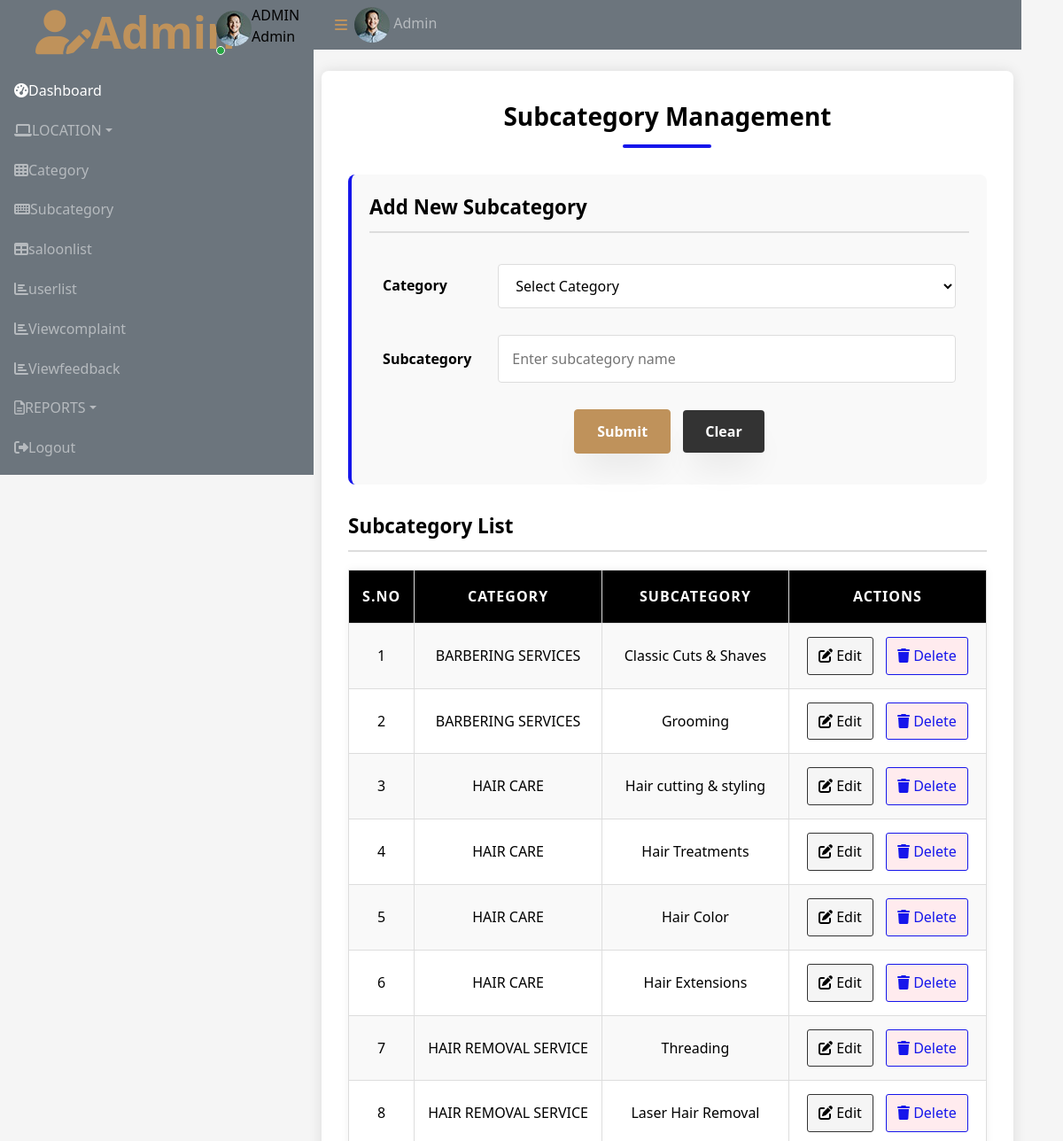
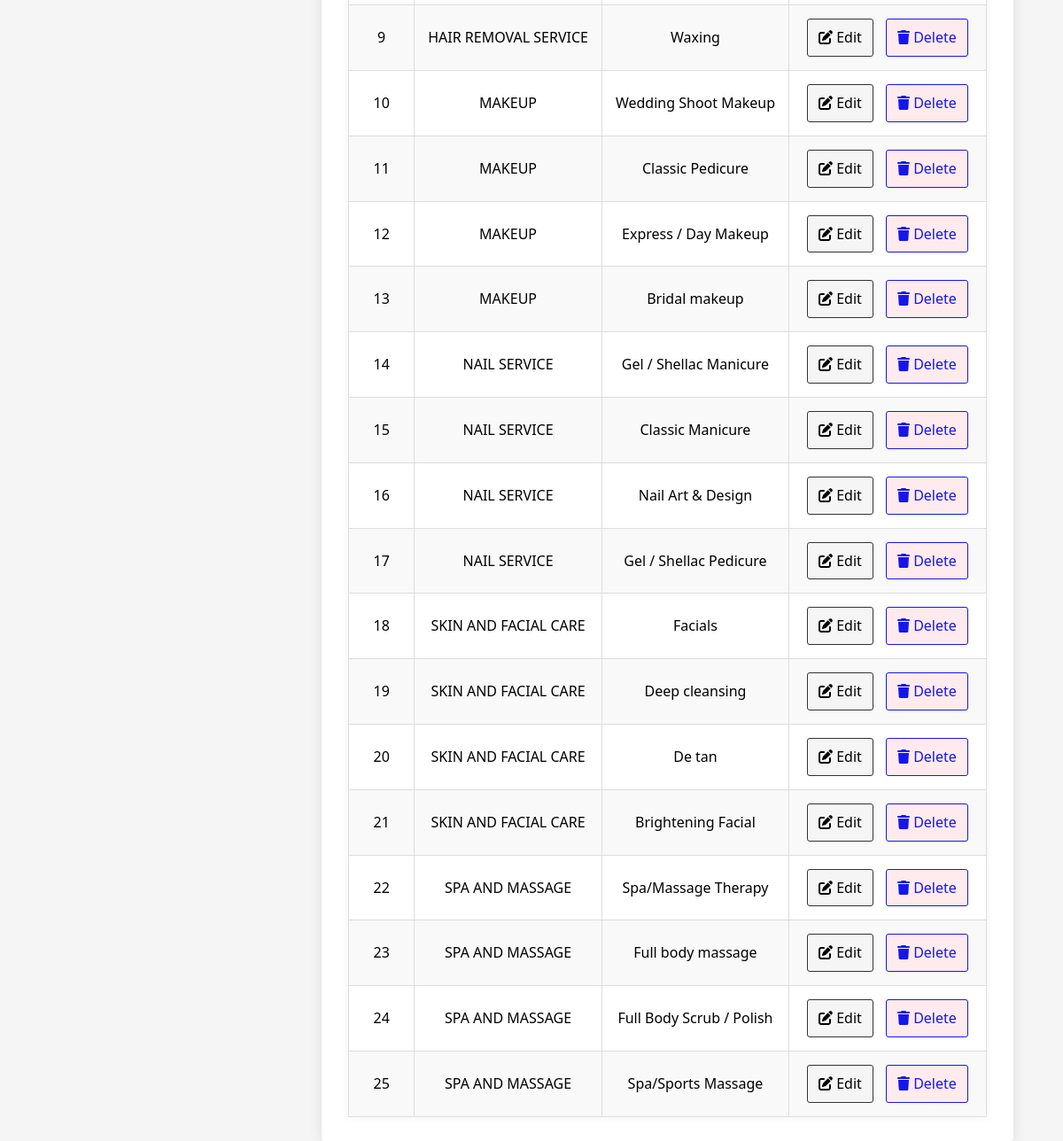
The app's page /Admin/Subcategory.php (signed in) with its own data (2 pictures, top to bottom).
### tables this page shows
CREATE TABLE `tbl_subcategory` (
  `subcat_id` int(11) NOT NULL,
  `subcat_name` varchar(40) NOT NULL,
  `category_id` int(11) NOT NULL,
  `subcategory_status` int(11) NOT NULL DEFAULT 1
);

CREATE TABLE `tbl_category` (
  `category_id` int(11) NOT NULL,
  `category_name` varchar(40) NOT NULL,
  `category_status` int(11) NOT NULL DEFAULT 1
);

### Admin/Subcategory.php (the view, shortened to what this page needs)
<?php
include("../Assets/Connection/Connection.php");
include('Header.php');
$subcatid="";
$subcatname="";
		?>
<!DOCTYPE html PUBLIC "-//W3C//DTD XHTML 1.0 Transitional//EN" "http://www.w3.org/TR/xhtml1/DTD/xhtml1-transitional.dtd">
<html xmlns="http://www.w3.org/1999/xhtml">
<head>
<link rel="stylesheet" href="https://cdnjs.cloudflare.com/ajax/libs/font-awesome/6.4.0/css/all.min.css">
</head>
<body>
<div class="container">
    <h1 class="page-title">Subcategory Management</h1>
    <div class="form-container">
        <h2 class="form-title"><?php echo $subcatid ? 'Edit Subcategory' : 'Add New Subcategory'; ?></h2>
        <form id="form1" name="form1" method="post" action="">
            <table class="form-table">
                <tr>
                    <td width="120" class="form-label">Category</td>
                    <td>
                        <select name="sel_cat" id="sel_cat" required="required">
                            <option value="">Select Category</option>
                        </select>
                    </td>
                </tr>
                <tr>
                    <td class="form-label">Subcategory</td>
                    <td>
                        <input type="text" name="txt_sub" maxlength="25" id="txt_sub" value="<?php echo $subcatname?>" required placeholder="Enter subcategory name" title="Name Allows Only Alphabets,Spaces and First Letter Must Be Capital Letter" pattern="^[A-Z]+[a-zA-Z &/]*$"/>
                    </td>
                </tr>
                <tr>
                    <td colspan="2" class="center-buttons">
                        <input type="submit" name="btn_submit" id="btn_submit" value="<?php echo $subcatid ? 'Update' : 'Submit'; ?>" class="btn btn-primary" />
                        <input type="reset" name="btn_clear" id="btn_clear" value="Clear" class="btn btn-secondary" />
                    </td>
                </tr>
            </table>
        </form>
    </div>
    <div class="data-container">
        <h2 class="data-title">Subcategory List</h2>
        <table class="data-table">
            <tr>
                <th width="50">S.No</th>
                <th>Category</th>
                <th>Subcategory</th>
                <th width="150">Actions</th>
            </tr>
            <?php
            $i = 0;
            $sel="select * from tbl_subcategory d INNER JOIN tbl_category s on d.category_id = s.category_id where subcategory_status=1 ORDER BY category_name ASC";
            $row = $con->query($sel);
            if($row && $row->num_rows > 0) {
                while($data = $row->fetch_assoc())
                {
                    $i++;
            ?>
            <tr>
                <td><?php echo $i; ?></td>
                <td><?php echo $data["category_name"];?></td>
                <td><?php echo $data["subcat_name"];?></td>
                <td class="action-cell">
                    <a href="Subcategory.php?edid=<?php echo $data['subcat_id']?>" class="action-link action-edit">
                        <i class="fas fa-edit"></i> Edit
                    </a>
                    <a href="Subcategory.php?delid=<?php echo $data['subcat_id'] ?>" class="action-link action-delete" onclick="return confirm('Are you sure you want to delete this subcategory?')">
                        <i class="fas fa-trash"></i> Delete
                    </a>
                </td>
            </tr>
            <?php
                }
            } else {
            ?>
            <tr>
                <td colspan="4" class="no-data">No subcategories found. Add your first subcategory above.</td>
            </tr>
            <?php } ?>
        </table>
    </div>
</div>
</body>
</html>
<?php
include('Footer.php');
?>

### Admin/Header.php (shortened to what this page needs)
<?php
include("../Assets/Connection/Connection.php");
$select="select * from tbl_admin where admin_id='".$_SESSION['aid']."'";
$res=$con->query($select);
$data=$res->fetch_assoc();
?>
 <!DOCTYPE html>
<html lang="en">
<head>
    <link href="https://cdnjs.cloudflare.com/ajax/libs/font-awesome/5.10.0/css/all.min.css" rel="stylesheet">
    <link href="https://cdn.jsdelivr.net/npm/bootstrap-icons@1.4.1/font/bootstrap-icons.css" rel="stylesheet">
    <link href="../Assets/Templates/Admin/lib/owlcarousel/assets/owl.carousel.min.css" rel="stylesheet">
    <link href="../Assets/Templates/Admin/lib/tempusdominus/css/tempusdominus-bootstrap-4.min.css" rel="stylesheet" />
    <link href="../Assets/Templates/Admin/css/bootstrap.min.css" rel="stylesheet">
    <link href="../Assets/Templates/Admin/css/style.css" rel="stylesheet">
</head>
<body>
    <div class="container-fluid position-relative d-flex p-0">
        <div class="sidebar pe-4 pb-3">
            <nav class="navbar bg-secondary navbar-dark">
                <a href="index.html" class="navbar-brand mx-4 mb-3">
                    <span a href="Adminhome.php" class="text-primary"><i class="fa fa-user-edit me-2"></i>Admin</span>
                </a>
                <div class="d-flex align-items-center ms-4 mb-4">
                    <div class="position-relative">
                        <img class="rounded-circle" src="../Assets/Templates/Admin/img/user.jpg" alt="" style="width: 40px; height: 40px;">
                        <div class="bg-success rounded-circle border border-2 border-white position-absolute end-0 bottom-0 p-1"></div>
                    </div>
                    <div class="ms-3">
                        <h6 class="mb-0">ADMIN</h6>
                        <span>Admin</span>
                    </div>
                </div>
                <div class="navbar-nav w-100">
                    <a href="Adminhome.php" class="nav-item nav-link active"><i class="fa fa-tachometer-alt me-2"></i>Dashboard</a>
                    <div class="nav-item dropdown">
                        <a href="#" class="nav-link dropdown-toggle" data-bs-toggle="dropdown"><i class="fa fa-laptop me-2"></i>LOCATION</a>
                    </div>
                    <a href="Category.php" class="nav-item nav-link"><i class="fa fa-th me-2"></i>Category</a>
                    <a href="Subcategory.php" class="nav-item nav-link"><i class="fa fa-keyboard me-2"></i>Subcategory</a>
                    <a href="saloonlist.php" class="nav-item nav-link"><i class="fa fa-table me-2"></i>saloonlist</a>
                    <a href="userlist.php" class="nav-item nav-link"><i class="fa fa-chart-bar me-2"></i>userlist</a>
                    <a href="Viewcomplaint.php" class="nav-item nav-link"><i class="fa fa-chart-bar me-2"></i>Viewcomplaint</a>
                    <a href="Viewfeedback.php" class="nav-item nav-link"><i class="fa fa-chart-bar me-2"></i>Viewfeedback</a>
                    <div class="nav-item dropdown">
                        <a href="#" class="nav-link dropdown-toggle" data-bs-toggle="dropdown"><i class="far fa-file-alt me-2"></i>REPORTS</a>
                    </div>
                    <a href="../Logout.php" class="nav-item nav-link"><i class="fa fa-sign-out-alt me-2"></i>Logout</a>
                </div>
            </nav>
        </div>
        <div class="content">
            <nav class="navbar navbar-expand bg-secondary navbar-dark sticky-top px-4 py-0">
                <a href="#" class="sidebar-toggler flex-shrink-0">
                    <i class="fa fa-bars"></i>
                </a>
                <div class="navbar-nav align-items-center ms-auto">
                    <div class="nav-item dropdown">
                        <a href="#" class="nav-link " data-bs-toggle="dropdown">
                            <img class="rounded-circle me-lg-2" src="../Assets/Templates/Admin/img/user.jpg" alt="" style="width: 40px; height: 40px;">
                            <span class="d-none d-lg-inline-flex"><?php echo $data['admin_name']; ?></span>
                        </a>
                    </div>
                </div>
            </nav>
            <div class="container-fluid pt-4 px-4">
                <div class="row g-4">

### Admin/Subcategory.php (style rules this page uses)
* { margin: 0; padding: 0; box-sizing: border-box; font-family: 'Segoe UI', Tahoma, Geneva, Verdana, sans-serif; }
body { background-color: #f5f5f5; color: #000; }
.container { max-width: 1000px; margin: 0 auto; background: white; border-radius: 8px; box-shadow: 0 0 15px rgba(0,0,0,0.1); padding: 30px; }
.page-title { text-align: center; margin-bottom: 30px; color: #000; font-size: 28px; position: relative; padding-bottom: 15px; font-weight: bold; }
.page-title:after { content: ''; position: absolute; bottom: 0; left: 50%; transform: translateX(-50%); width: 100px; height: 4px; background: #1616eb; border-radius: 2px; }
.form-container { margin-bottom: 30px; padding: 20px; background: #f9f9f9; border-radius: 8px; border-left: 4px solid #1616eb; }
.form-title { font-size: 1.4rem; color: #000; margin-bottom: 20px; padding-bottom: 10px; border-bottom: 2px solid #ddd; font-weight: bold; }
.form-table { width: 100%; border-collapse: collapse; }
.form-table td { padding: 15px; }
.form-label { font-weight: bold; color: #000; }
select, input[type="text"] { width: 100%; padding: 12px 15px; border: 1px solid #ddd; border-radius: 4px; font-size: 16px; transition: all 0.3s; background: #fff; color: #000; }
.btn { padding: 12px 25px; border: none; border-radius: 4px; font-size: 16px; cursor: pointer; transition: all 0.3s; font-weight: 600; margin: 0 5px; }
.btn-primary { background: #1616eb; color: white; }
.btn-secondary { background: #333; color: white; }
.data-container { margin-top: 30px; }
.data-title { font-size: 1.4rem; color: #000; margin-bottom: 20px; padding-bottom: 10px; border-bottom: 2px solid #ddd; font-weight: bold; }
.data-table { width: 100%; border-collapse: collapse; margin-top: 20px; background: #fff; box-shadow: 0 0 10px rgba(0,0,0,0.05); }
.data-table th, .data-table td { padding: 15px; text-align: center; border: 1px solid #ddd; }
.data-table th { background-color: #000; color: white; font-weight: 600; text-transform: uppercase; letter-spacing: 1px; }
.data-table tr:nth-child(even) { background-color: #f9f9f9; }
.action-cell { white-space: nowrap; }
.action-link { text-decoration: none; margin: 0 5px; padding: 6px 12px; border-radius: 3px; transition: all 0.3s; font-weight: 500; display: inline-block; }
.action-delete { background: #ffebee; border: 1px solid #1616eb; color: #1616eb; }
.action-edit { background: #f5f5f5; border: 1px solid #333; color: #000; }
.center-buttons { text-align: center; }

### records on screen
tbl_subcategory: category.category_name "BARBERING SERVICES", subcat_name "Classic Cuts & Shaves"
tbl_subcategory: category.category_name "BARBERING SERVICES", subcat_name "Grooming"
tbl_subcategory: category.category_name "HAIR CARE", subcat_name "Hair cutting & styling"
tbl_subcategory: category.category_name "HAIR CARE", subcat_name "Hair Treatments"
tbl_subcategory: category.category_name "HAIR CARE", subcat_name "Hair Color"
tbl_subcategory: category.category_name "HAIR CARE", subcat_name "Hair Extensions"
tbl_subcategory: category.category_name "HAIR REMOVAL SERVICE", subcat_name "Threading"
tbl_subcategory: category.category_name "HAIR REMOVAL SERVICE", subcat_name "Laser Hair Removal"
tbl_subcategory: category.category_name "HAIR REMOVAL SERVICE", subcat_name "Waxing"
tbl_subcategory: category.category_name "MAKEUP", subcat_name "Wedding Shoot Makeup"
tbl_subcategory: category.category_name "MAKEUP", subcat_name "Classic Pedicure"
tbl_subcategory: category.category_name "MAKEUP", subcat_name "Express / Day Makeup"
tbl_subcategory: category.category_name "MAKEUP", subcat_name "Bridal makeup"
tbl_subcategory: category.category_name "NAIL SERVICE", subcat_name "Gel / Shellac Manicure"
tbl_subcategory: category.category_name "NAIL SERVICE", subcat_name "Classic Manicure"
tbl_subcategory: category.category_name "NAIL SERVICE", subcat_name "Nail Art & Design"
tbl_subcategory: category.category_name "NAIL SERVICE", subcat_name "Gel / Shellac Pedicure"
tbl_subcategory: category.category_name "SKIN AND FACIAL CARE", subcat_name "Facials"
tbl_subcategory: category.category_name "SKIN AND FACIAL CARE", subcat_name "Deep cleansing"
tbl_subcategory: category.category_name "SKIN AND FACIAL CARE", subcat_name "De tan"
tbl_subcategory: category.category_name "SKIN AND FACIAL CARE", subcat_name "Brightening Facial"
tbl_subcategory: category.category_name "SPA AND MASSAGE", subcat_name "Spa/Massage Therapy"
tbl_subcategory: category.category_name "SPA AND MASSAGE", subcat_name "Full body massage"
tbl_subcategory: category.category_name "SPA AND MASSAGE", subcat_name "Full Body Scrub / Polish"
tbl_subcategory: category.category_name "SPA AND MASSAGE", subcat_name "Spa/Sports Massage"

### other values on screen
$data['admin_name'] "Admin"
